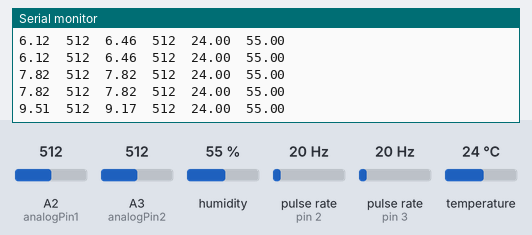
Simulated run of this sketch. Board: Arduino Uno, built with avr-gcc and run on an emulated ATmega328P. On the bench: the last lines printed to the serial monitor. Wiring (inferred from the names in the program): 2 × pulse sensor: data pin 2 / data pin 3. The inputs (shaded band) are chosen by the test bench; at power-on: humidity 55 %, pulse rate (sensors on pin 2, pin 3) 20 Hz, A2 (analogPin1) = 512, A3 (analogPin2) = 512, temperature 24 °C.

Above: at 1.2 s.
1.3 s: humidity set to 22 %
At 1.35 s:
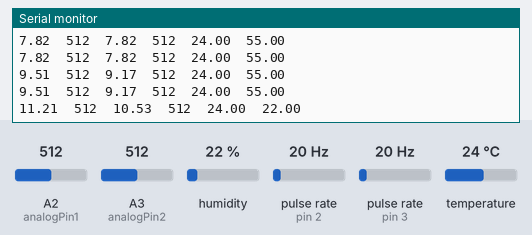
2.8 s: pulse rate (sensor on pin 2) set to 4 Hz
At 2.88 s:
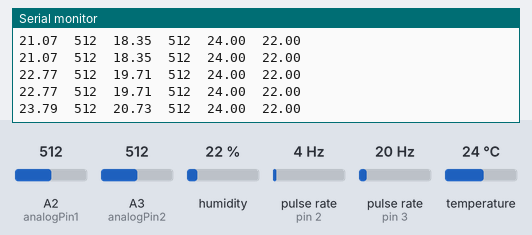
4.3 s: pulse rate (sensor on pin 3) set to 4 Hz
At 4.32 s:
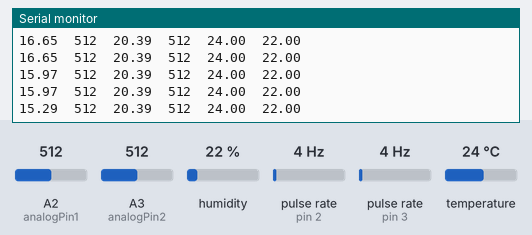
5.8 s: A2 (analogPin1) set to 716
At 5.85 s:
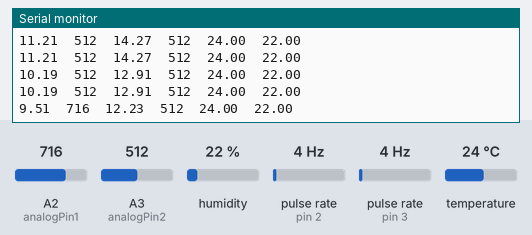
7.3 s: A3 (analogPin2) set to 716
At 7.38 s:
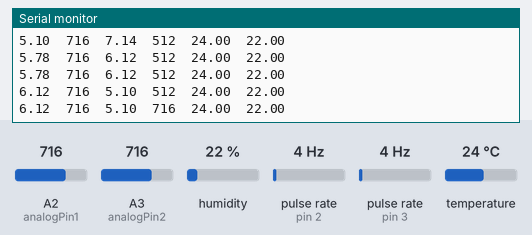
8.8 s: temperature set to 12 °C
At 8.81 s:
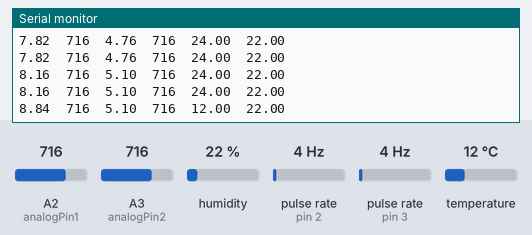
Timing chart, 0 to 11.3 s (numbered marks = the images above; inputs shaded):
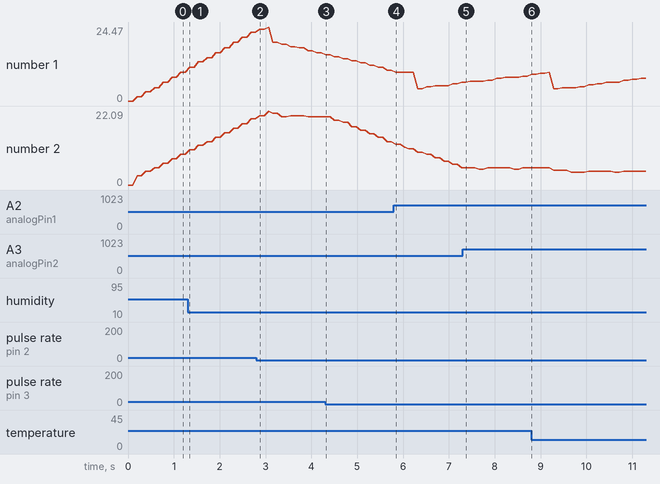

The sketch:

weather_program.ino
```cpp
#include <math.h>
#include <dht.h>
dht DHT;
#include "TimerOne.h"


//Constants
#define DHT22_PIN 4     // DHT 22  (AM2302) - what pin we're connected to

#define WindSensorPin1 (2) // The pin location of the anemometer sensor
#define WindSensorPin2 (3) // The pin location of the anemometer sensor

//Variables


volatile bool IsSampleRequired; // this is set true every 2.5s. Get wind speed
volatile unsigned int TimerCount; // used to determine 2.5sec timer count
volatile unsigned long Rotations1; // cup rotation counter used in interrupt routine
volatile unsigned long Rotation_old1; // cup rotation counter used in interrupt routine
volatile unsigned long ring1; // cup rotation counter used in interrupt routine
volatile unsigned long ContactBounceTime1; // Timer to avoid contact bounce in isr
volatile unsigned long Rotations2; // cup rotation counter used in interrupt routine
volatile unsigned long Rotation_old2; // cup rotation counter used in interrupt routine
volatile unsigned long ring2; // cup rotation counter used in interrupt routine
volatile unsigned long ContactBounceTime2; // Timer to avoid contact bounce in isr
volatile unsigned long timet1 = 0;
volatile unsigned long timet2 = 0;
float WindSpeed1; // speed miles per hour
float WindSpeed2; // speed miles per hour

int analogPin1 = A2;
int analogPin2 = A3;
int vaneValue1;
int vaneValue2;
int count1;
int count2;
int buffersize = 16;
int ringbuffer1[16];
int ringbuffer2[16];
float hum;  //Stores humidity value
float temp; //Stores temperature value

void setup() {


IsSampleRequired = false;
TimerCount = 0;
count1 = 0;
count2 = 0;
Rotations1 = 0; // Set Rotations to 0 ready for calculations
Rotation_old1 = 0;
Rotations2 = 0; // Set Rotations to 0 ready for calculations
Rotation_old2 = 0;
ring1 = 0;
ring2 = 0;
Serial.begin(115200);
pinMode(WindSensorPin2, INPUT);
// Setup the timer interupt
attachInterrupt(digitalPinToInterrupt(WindSensorPin1), isr_rotation1, FALLING);
attachInterrupt(digitalPinToInterrupt(WindSensorPin2), isr_rotation2, FALLING);
Timer1.initialize(26500);// Timer interrupt every 2.5 seconds 500000 (25000))
Timer1.attachInterrupt(isr_timer);
}

void loop() {
  if(IsSampleRequired) {


    ringbuffer1[count1] = Rotations1 - Rotation_old1;
    Rotation_old1 = Rotations1;
    ring1 = 0;

    for(int i = 0; i <= buffersize; i++){
      ring1 = ring1+ringbuffer1[i];
    }

    if(count1 == buffersize){
      Rotations1 = 0; // Reset count for next sample
      Rotation_old1 = 0;
      count1 = 0;
    }

    else{
      count1++;
    }


    ringbuffer2[count2] = Rotations2 - Rotation_old2;
    Rotation_old2 = Rotations2;
    ring2 = 0;

    for(int i = 0; i <= buffersize; i++){
      ring2 = ring2+ringbuffer2[i];
    }

    if(count2 == buffersize){
      Rotations2 = 0; // Reset count for next sample
      Rotation_old2 = 0;
      count2 = 0;
    }

    else{
      count2++;
    }

  IsSampleRequired = false;
  }

  int chk = DHT.read22(DHT22_PIN); //Read data and store it to variables hum and temp
  vaneValue1 = analogRead(analogPin1);
  vaneValue2 = analogRead(analogPin2);
  temp = DHT.temperature;
  hum = DHT.humidity;
  WindSpeed1 = ring1*(2.25/2.960)*0.44704;
  WindSpeed2 = ring2*(2.25/2.960)*0.44704;
  Serial.print(WindSpeed1);
  Serial.print("\t");
  Serial.print(vaneValue1);
  Serial.print("\t");
  Serial.print(WindSpeed2);
  Serial.print("\t");
  Serial.print(vaneValue2);
  Serial.print("\t");
  Serial.print(temp);
  Serial.print("\t");
  Serial.println(hum);
  delay(88);

}


// isr handler for timer interrupt
void isr_timer() {
TimerCount++;
  if(TimerCount == 7) {
    timet2 =  millis();
    IsSampleRequired = true;
    TimerCount = 0;
  }
}

// This is the function that the interrupt calls to increment the rotation count
void isr_rotation1() {
  if((millis() - ContactBounceTime1) > 15 ) { // debounce the switch contact.
    Rotations1++;
    ContactBounceTime1 = millis();
  }
}

 void isr_rotation2() {
  if((millis() - ContactBounceTime2) > 15 ) { // debounce the switch contact.
    Rotations2++;
    ContactBounceTime2 = millis();
  }
}
```

Measured:
- after the input at 1.3 s, the serial monitor: prints a new line at once (image 1)
- after the input at 2.8 s, the serial monitor: prints a new line after 0.08 s (image 2)
- after the input at 5.8 s, the serial monitor: prints a new line at once (image 4)
- after the input at 7.3 s, the serial monitor: prints a new line after 0.07 s (image 5)
- after the input at 8.8 s, the serial monitor: prints a new line at once (image 6)
- plotted number 2: 19.71 → 20.39 after the input at 2.8 s
